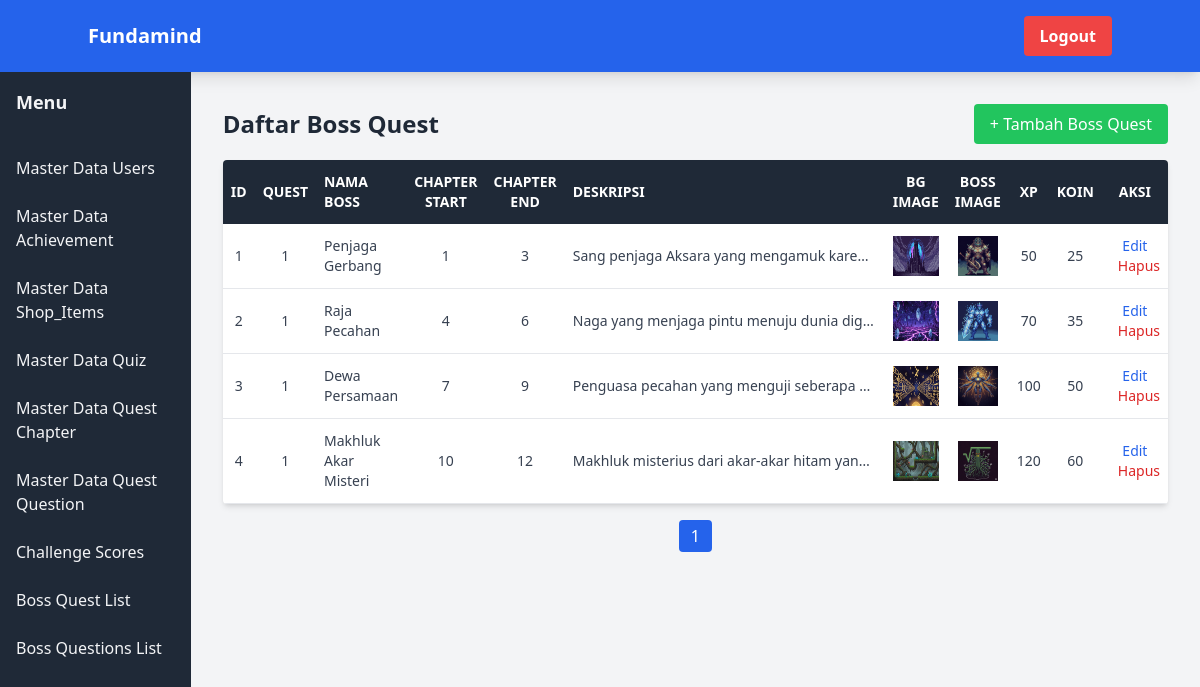
The page /pages/admin/boss_quest_list.php on the database its author committed.
### tables this page shows
CREATE TABLE `boss_quests` (
  `id_boss` int NOT NULL,
  `id_quest` int DEFAULT NULL,
  `nama_boss` varchar(100) DEFAULT NULL,
  `chapter_start` int DEFAULT NULL,
  `chapter_end` int DEFAULT NULL,
  `deskripsi_boss` text,
  `background_image` varchar(255) DEFAULT NULL,
  `boss_image` varchar(255) DEFAULT NULL,
  `xp_reward` int DEFAULT '0',
  `coin_reward` int DEFAULT '0'
);

### pages/admin/boss_quest_list.php (the view, shortened to what this page needs)
<?php
include __DIR__ . '../../db.php';
$perPage = 10;
$page = isset($_GET['page']) ? max(1, intval($_GET['page'])) : 1;
$offset = ($page - 1) * $perPage;
$totalResult = mysqli_query($koneksi, "SELECT COUNT(*) as total FROM boss_quests");
$totalRows = mysqli_fetch_assoc($totalResult)['total'];
$totalPages = ceil($totalRows / $perPage);
$query = "SELECT id_boss, id_quest, nama_boss, chapter_start, chapter_end, deskripsi_boss, background_image, boss_image, xp_reward, coin_reward FROM boss_quests ORDER BY id_boss ASC LIMIT $perPage OFFSET $offset";
$result = mysqli_query($koneksi, $query);
?>
<!DOCTYPE html>
<html lang="id">
<head>
    <script src="https://cdn.tailwindcss.com"></script>
</head>
<body class="bg-gray-100 font-sans leading-normal tracking-normal">
    <?php include 'includes/navbar.php'; ?>
    <div class="flex">
        <?php include 'includes/sidebar.php'; ?>
        <div class="flex-1 p-8">
            <div class="flex justify-between items-center mb-4">
                <h2 class="text-2xl font-bold text-gray-800">Daftar Boss Quest</h2>
                <a href="index.php?modul=boss_quest&fitur=create" class="bg-green-500 text-white px-4 py-2 rounded hover:bg-green-600">
                    + Tambah Boss Quest
                </a>
            </div>
            <div class="bg-white shadow-md rounded overflow-x-auto">
                <table class="min-w-full table-auto text-sm">
                    <thead class="bg-gray-800 text-white uppercase">
                        <tr>
                            <th class="px-2 py-3 w-10 text-center">ID</th>
                            <th class="px-2 py-3 w-16 text-center">Quest</th>
                            <th class="px-2 py-3 w-32 text-left">Nama Boss</th>
                            <th class="px-2 py-3 w-16 text-center">Chapter Start</th>
                            <th class="px-2 py-3 w-16 text-center">Chapter End</th>
                            <th class="px-2 py-3 w-48 text-left">Deskripsi</th>
                            <th class="px-2 py-3 w-32 text-center">BG Image</th>
                            <th class="px-2 py-3 w-32 text-center">Boss Image</th>
                            <th class="px-2 py-3 w-16 text-center">XP</th>
                            <th class="px-2 py-3 w-16 text-center">Koin</th>
                            <th class="px-2 py-3 w-24 text-center">Aksi</th>
                        </tr>
                    </thead>
                    <tbody class="text-gray-700">
                        <?php while ($boss = mysqli_fetch_assoc($result)) : ?>
                            <tr class="border-b hover:bg-gray-50">
                                <td class="px-2 py-3 text-center"><?php echo $boss['id_boss']; ?></td>
                                <td class="px-2 py-3 text-center"><?php echo $boss['id_quest']; ?></td>
                                <td class="px-2 py-3"><?php echo htmlspecialchars($boss['nama_boss']); ?></td>
                                <td class="px-2 py-3 text-center"><?php echo $boss['chapter_start']; ?></td>
                                <td class="px-2 py-3 text-center"><?php echo $boss['chapter_end']; ?></td>
                                <td class="px-2 py-3 max-w-xs truncate"><?php echo htmlspecialchars($boss['deskripsi_boss']); ?></td>
                                <td class="px-2 py-3 text-center">
                                    <?php if ($boss['background_image']): ?>
                                        <img src="<?php echo 'assets/images/' . htmlspecialchars($boss['background_image']); ?>" alt="bg" class="h-10 mx-auto">
                                    <?php endif; ?>
                                </td>
                                <td class="px-2 py-3 text-center">
                                    <?php if ($boss['boss_image']): ?>
                                        <img src="<?php echo 'assets/images/' . htmlspecialchars($boss['boss_image']); ?>" alt="boss" class="h-10 mx-auto">
                                    <?php endif; ?>
                                </td>
                                <td class="px-2 py-3 text-center"><?php echo $boss['xp_reward']; ?></td>
                                <td class="px-2 py-3 text-center"><?php echo $boss['coin_reward']; ?></td>
                                <td class="px-2 py-3 text-center space-x-2">
                                    <a href="index.php?modul=boss_quest&fitur=edit&id=<?php echo $boss['id_boss']; ?>" class="text-blue-600 hover:underline">Edit</a>
                                    <a href="index.php?modul=boss_quest&fitur=delete&id=<?php echo $boss['id_boss']; ?>" onclick="return confirm('Yakin ingin menghapus boss quest ini?')" class="text-red-600 hover:underline">Hapus</a>
                                </td>
                            </tr>
                        <?php endwhile; ?>
                    </tbody>
                </table>
            </div>
            <div class="mt-4 flex justify-center space-x-2">
                <?php for ($i = 1; $i <= $totalPages; $i++): ?>
                    <a href="?modul=boss_quest&fitur=list&page=<?php echo $i; ?>"
                       class="px-3 py-1 rounded <?php echo $i == $page ? 'bg-blue-600 text-white' : 'bg-gray-200 text-gray-700'; ?>">
                        <?php echo $i; ?>
                    </a>
                <?php endfor; ?>
            </div>
        </div>
    </div>
</body>
</html>

### rows shown on the page
boss_quests: id_boss "1", id_quest "1", nama_boss "Penjaga Gerbang", chapter_start "1", chapter_end "3", deskripsi_boss "Sang penjaga Aksara yang mengamuk kare…", background_image (picture), boss_image (picture), xp_reward "50", coin_reward "25"
boss_quests: id_boss "2", id_quest "1", nama_boss "Raja Pecahan", chapter_start "4", chapter_end "6", deskripsi_boss "Naga yang menjaga pintu menuju dunia dig…", background_image (picture), boss_image (picture), xp_reward "70", coin_reward "35"
boss_quests: id_boss "3", id_quest "1", nama_boss "Dewa Persamaan", chapter_start "7", chapter_end "9", deskripsi_boss "Penguasa pecahan yang menguji seberapa…", background_image (picture), boss_image (picture), xp_reward "100", coin_reward "50"
boss_quests: id_boss "4", id_quest "1", nama_boss "Makhluk Akar Misteri", chapter_start "10", chapter_end "12", deskripsi_boss "Makhluk misterius dari akar-akar hitam yan…", background_image (picture), boss_image (picture), xp_reward "120", coin_reward "60"
